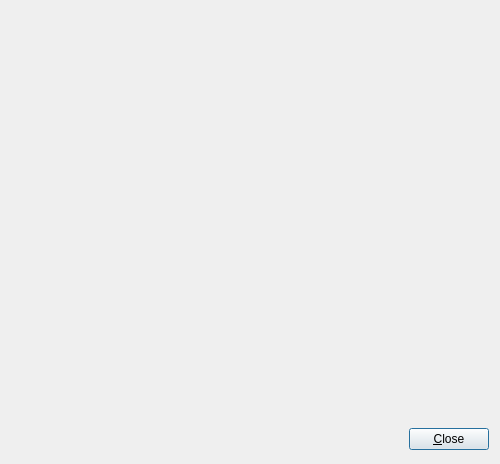
<ui version="4.0" >
 <class>pqTransferFunctionDialog</class>
 <widget class="QDialog" name="pqTransferFunctionDialog" >
  <property name="geometry" >
   <rect>
    <x>0</x>
    <y>0</y>
    <width>500</width>
    <height>464</height>
   </rect>
  </property>
  <property name="windowTitle" >
   <string>Transfer Function Editor</string>
  </property>
  <layout class="QVBoxLayout" name="verticalLayout" >
   <item>
    <widget class="pqTransferFunctionEditor" native="1" name="TransferFunction" >
     <property name="sizePolicy" >
      <sizepolicy vsizetype="Preferred" hsizetype="Preferred" >
       <horstretch>0</horstretch>
       <verstretch>1</verstretch>
      </sizepolicy>
     </property>
    </widget>
   </item>
   <item>
    <layout class="QHBoxLayout" >
     <property name="spacing" >
      <number>6</number>
     </property>
     <property name="margin" >
      <number>0</number>
     </property>
     <item>
      <spacer>
       <property name="orientation" >
        <enum>Qt::Horizontal</enum>
       </property>
       <property name="sizeHint" stdset="0" >
        <size>
         <width>251</width>
         <height>27</height>
        </size>
       </property>
      </spacer>
     </item>
     <item>
      <widget class="QPushButton" name="CloseButton" >
       <property name="text" >
        <string>&amp;Close</string>
       </property>
       <property name="default" >
        <bool>true</bool>
       </property>
      </widget>
     </item>
    </layout>
   </item>
  </layout>
 </widget>
 <customwidgets>
  <customwidget>
   <class>pqTransferFunctionEditor</class>
   <extends>QWidget</extends>
   <header>pqTransferFunctionEditor.h</header>
   <container>1</container>
  </customwidget>
 </customwidgets>
 <tabstops>
  <tabstop>CloseButton</tabstop>
 </tabstops>
 <resources/>
 <connections>
  <connection>
   <sender>CloseButton</sender>
   <signal>clicked()</signal>
   <receiver>pqTransferFunctionDialog</receiver>
   <slot>close()</slot>
   <hints>
    <hint type="sourcelabel" >
     <x>449</x>
     <y>429</y>
    </hint>
    <hint type="destinationlabel" >
     <x>249</x>
     <y>226</y>
    </hint>
   </hints>
  </connection>
 </connections>
</ui>
